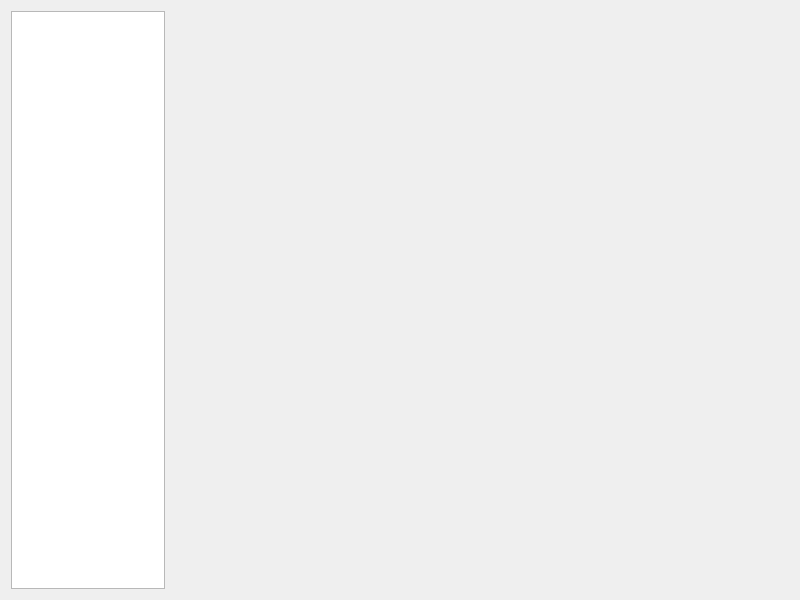
<?xml version="1.0" encoding="UTF-8"?>
<ui version="4.0">
 <class>Home</class>
 <widget class="QWidget" name="Home">
  <property name="geometry">
   <rect>
    <x>0</x>
    <y>0</y>
    <width>800</width>
    <height>600</height>
   </rect>
  </property>
  <property name="windowTitle">
   <string>home</string>
  </property>
  <layout class="QHBoxLayout" name="horizontalLayout" stretch="1,4">
   <property name="spacing">
    <number>9</number>
   </property>
   <item>
    <widget class="QListWidget" name="homeListWidget"/>
   </item>
   <item>
    <widget class="QStackedWidget" name="stackedWidget">
     <property name="currentIndex">
      <number>-1</number>
     </property>
    </widget>
   </item>
  </layout>
 </widget>
 <resources/>
 <connections/>
</ui>
